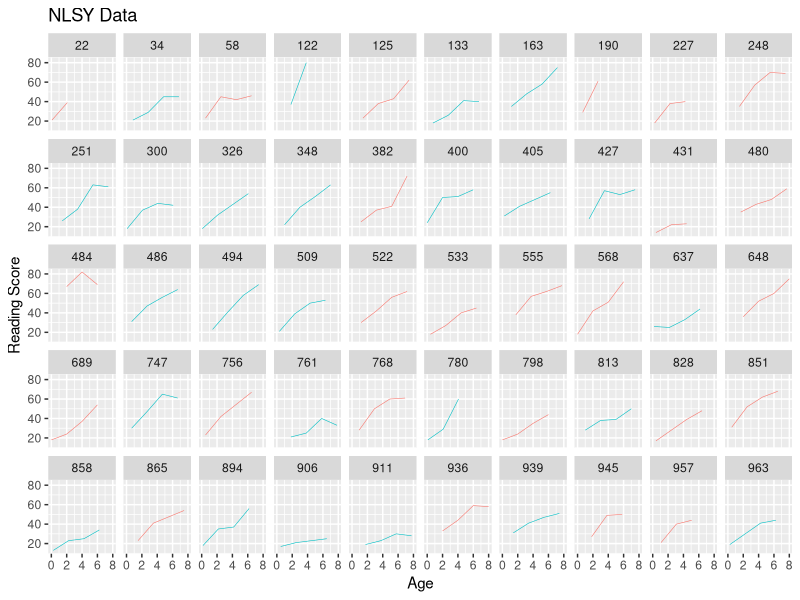
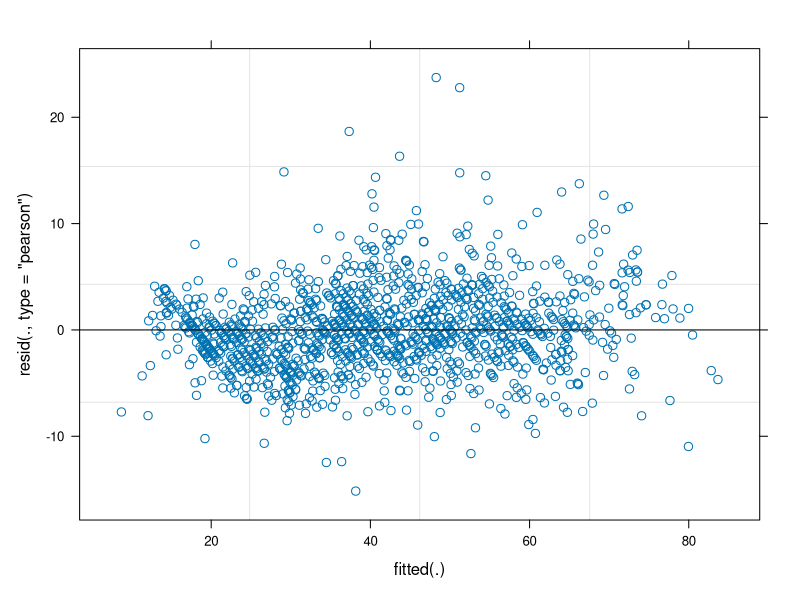
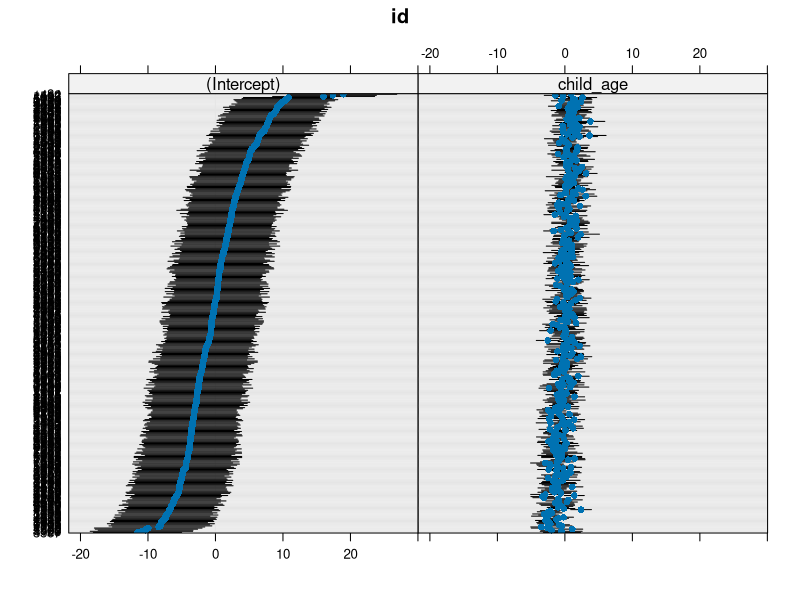

Here is the R script that generated these plots, in order: (Note: this script raises an error after producing the figures.)
## ---- chunk 1
library("data.table")
library("lme4")
library("dplyr")
library("ggplot2")
library("lattice")
## ---- chunk 2
NLSY_wide <- fread("NLSY.txt", na.strings = ".")
NLSY_wide

## ---- chunk 3
NLSY_wide <- NLSY_wide %>% 
  mutate(m_age1 = m_age,
         m_age2 = m_age + 2,
         m_age3 = m_age + 4,
         m_age4 = m_age + 6,
         c_age1 = age,
         c_age2 = age + 2,
         c_age3 = age + 4,
         c_age4 = age + 6) %>% 
  select(-c(m_age, age))

NLSY_wide
## ---- chunk 4
NLSY_long <- NLSY_wide %>% 
  reshape(direction = "long", 
          idvar = c("id"),
          varying = list(c(2:5), c(10:13), c(14:17)), 
          v.names = c("read_score", "mother_age", "child_age"), 
          times = c("1", "2", "3", "4")) %>%
  na.omit()
NLSY_long
## ---- chunk 5
NLSY_long <- within(NLSY_long, {
  id <- factor(id)
  boy <- factor(boy)
  time <- factor(time)
  mother_age <- mother_age - 6
  child_age <- child_age - 6
})

## ---- chunk 6

temp_df <- NLSY_long %>% filter(id %in% NLSY_long$id[1:50])
ggplot(data = temp_df , 
       aes(x = child_age , 
           y = read_score, 
           group = boy)) +
  facet_wrap( ~ id, ncol = 10) + 
  geom_line(aes(colour = boy), size = 0.2) +
  xlab("Age") +
  ylab("Reading Score") +
  ggtitle("NLSY Data") +
  theme(legend.position = "none")
## ---- chunk 7
NLSY_fit1 <- lmer( read_score ~ child_age + I(child_age^2) + (0 + child_age + I(child_age^2)|id),
                  data = NLSY_long,
                  REML = FALSE)

summary(NLSY_fit1)
## ---- chunk 8
NLSY_fit2 <- lmer( read_score ~ child_age + I(child_age^2) + (1 + child_age ||id),
                  data = NLSY_long,
                  REML = FALSE)

summary(NLSY_fit2)
## ---- chunk 9
anova(NLSY_fit2, NLSY_fit1)

## ---- chunk 10
(vc <- VarCorr(NLSY_fit1))
print(vc, comp = c("Variance"))

## ---- chunk 11
plot(NLSY_fit2)
## ---- chunk 12
ranef_betas <- ranef(NLSY_fit2, condVar = TRUE)
dotplot(ranef_betas)
## ---- chunk 13
qqmath(ranef_betas)

## ---- chunk 14
confint_betas <- confint(NLSY_fit2,
                         method = "boot",
                         boot.type = "perc",
                         level = 0.95,
                         nsim = 500)
confint_betas
## ---- chunk 15
likelihood_profile <- profile(NLSY_fit2) 
head(likelihood_profile)
## ---- chunk 16
xyplot(likelihood_profile, aspect = 1.3, absVal = TRUE)
## ---- chunk 17
splom(likelihood_profile)
## ---- chunk 18
densityplot(likelihood_profile)
